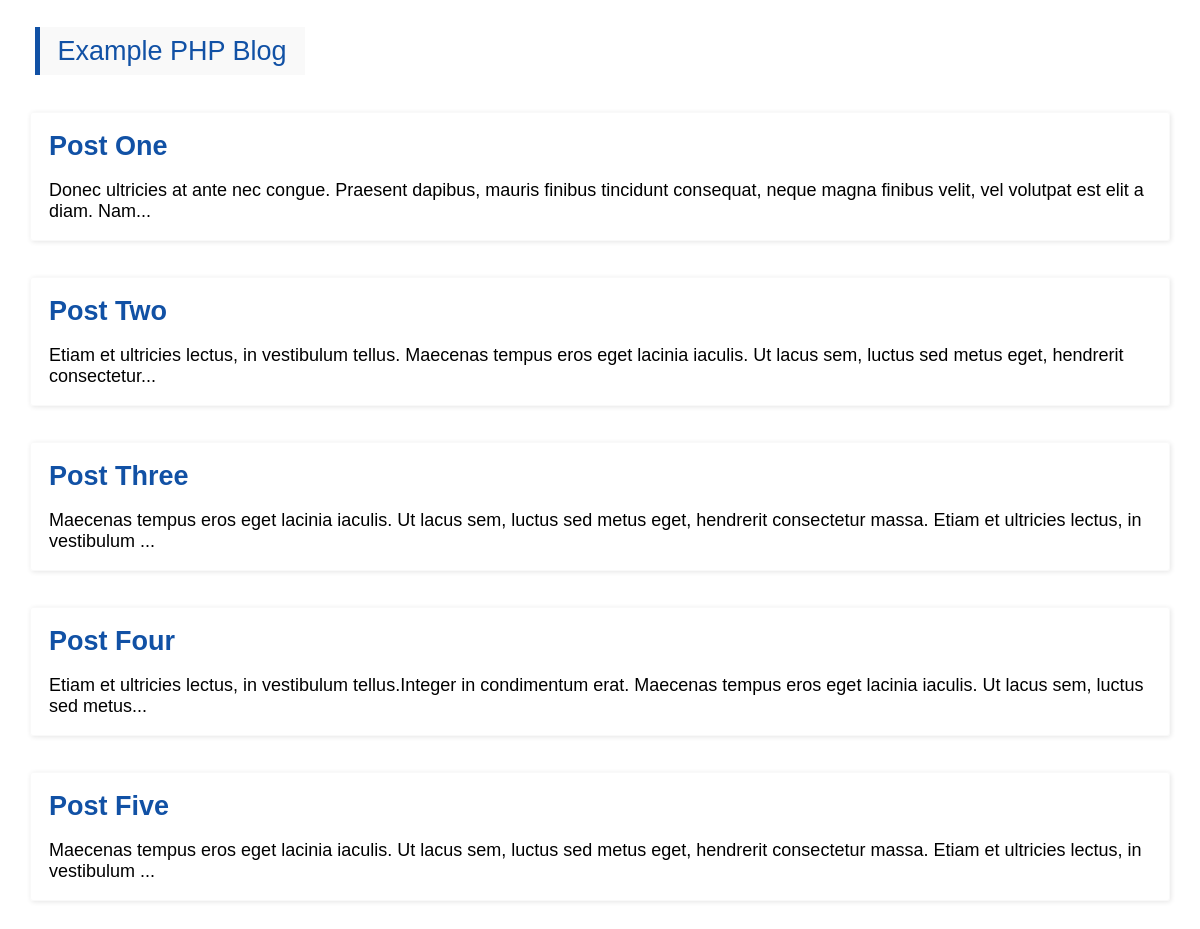
The page / on the database its author committed.
### tables this page shows
CREATE TABLE "posts" (
	`id`	INTEGER NOT NULL PRIMARY KEY AUTOINCREMENT UNIQUE,
	`title`	TEXT NOT NULL,
	`slug`	TEXT NOT NULL UNIQUE,
	`content`	BLOB
);

### app/utilities/helpers.php (called while the page is built)
<?php
function view(string $name, $data = [])
{
    extract($data);
    return require "app/views/{$name}.php";
}

### app/controllers/Posts.php (called while the page is built, shortened)
<?php
class Posts
{
    public static function index()
    {
        $posts = Post::all();
        return view('index', compact('posts'));
    }
}

### app/Router.php (called while the page is built, shortened)
<?php
trait Router
{
    public $routes = [];
    public $controllers = __NAMESPACE__ . '\Controllers';
    public function get(string $uri, string $controller) : void
    {
        $this->routes[] = ['GET', $uri, $controller];
    }
    public function run()
    {
        $match = $this->exactMatch() ?: $this->wildcardMatch();
        if ($match) {
            return $this->load(...explode('@', $match));
        }
        throw new Exception('Undefined route');
    }
    public function exactMatch()
    {
        foreach($this->routes as [$method, $uri, $controller]) {
            if ($method === Request::method() && $uri === Request::uri()) {
                $exactMatch = $controller;
                break;
            }
        }
        return $exactMatch ?? false;
    }
    protected function load(string $controller, string $action, ...$vars)
    {
        $controller = "{$this->controllers}\\{$controller}";
        $class = new $controller;
        if (method_exists($class, $action)) {
            return $class->$action(...$vars);
        }
        throw new Exception("{$action} method not define on {$controller}");
    }
}

### index.php (called while the page is built, shortened)
<?php
$app = new App();
$app->get('/', 'Posts@index');
$app->get('/posts/:slug', 'Posts@show');
$app->run();

### app/App.php (called while the page is built, shortened)
<?php
class App
{
    protected static $store = [];
    public static function bind(string $key, $value) : void
    {
        static::$store[$key] = $value;
    }
    public static function use(string $key)
    {
        if (array_key_exists($key, static::$store)) {
            return static::$store[$key];
        }
        throw new Exception("{$key} not bound to app");
    }
}

### app/Database.php (called while the page is built, shortened)
<?php
class Database
{
    protected $pdo;
    protected $table;
    public function __construct($pdo)
    {
        $this->pdo = $pdo;
    }
    public function select(string $table) : self
    {
        $this->table = $table;
        return $this;
    }
    public function all() : array
    {
        $statement = $this->pdo->prepare("select * from {$this->table}");
        $statement->execute();
        return $statement->fetchAll(PDO::FETCH_CLASS);
    }
}

### app/models/Post.php (called while the page is built, shortened)
<?php
class Post
{
    public static function all()
    {
        return App::use('database')->select('posts')->all();
    }
}

### app/views/index.php (the view)
<?php include 'partials/header.php'; ?>
    <div class="row posts">
        <?php foreach ($posts as $post) : ?>
            <div class="post">
                <h2 class="post-title"><a href="/posts/<?= $post->slug; ?>"><?= $post->title; ?></a></h2>
                <p class="post-content"><?= substr($post->content, 0, 150); ?>...</p>
            </div>
        <?php endforeach; ?>
    </div>
<?php include 'partials/footer.php';

### app/views/partials/header.php (shortened to what this page needs)
<!DOCTYPE html>
<html lang="en">
<head>
    <link rel="stylesheet" href="/assets/styles/style.css">
</head>
<body>
    <div class="container">
        <header class="row">
            <a href="/" class="logo">Example PHP Blog</a>
        </header>

### app/views/partials/footer.php
        </div>
    </body>
</html>

### assets/styles/style.css (style rules this page uses)
html { font-size: 18px; font-family: Arial, Helvetica, sans-serif; box-sizing: border-box; }
*, *:before, *:after { box-sizing: inherit; }
a { color: #1151a5; text-decoration: none; }
.logo { font-size: 1.5rem; border-left: 5px solid; padding: 0.5rem 1rem; margin-left: 0.25rem; background: rgba(0, 0, 0, 0.025); }
.container { margin: 2rem auto; max-width: 1140px; }
.row { margin-bottom: 2.5rem; }
.post { padding: 1rem; margin-bottom: 2rem; border-radius: 3px; border: 1px solid rgba(0, 0, 0, 0.025); box-shadow: 1px 1px 5px rgba(0, 0, 0, 0.1); }
.post-title { margin: 0 0 0.5rem; }
.post-content { margin-bottom: 0; }

### rows shown on the page
posts: title "Post One", content "Donec ultricies at ante nec congue. Praesent dapibus, mauris finibus tincidunt consequat, neque magna finibus velit, vel volutpat est elit a diam. Nam"
posts: title "Post Two", content "Etiam et ultricies lectus, in vestibulum tellus. Maecenas tempus eros eget lacinia iaculis. Ut lacus sem, luctus sed metus eget, hendrerit consectetur"
posts: title "Post Three", content "Maecenas tempus eros eget lacinia iaculis. Ut lacus sem, luctus sed metus eget, hendrerit consectetur massa. Etiam et ultricies lectus, in vestibulum"
posts: title "Post Four", content "Etiam et ultricies lectus, in vestibulum tellus.Integer in condimentum erat. Maecenas tempus eros eget lacinia iaculis. Ut lacus sem, luctus sed metus"
posts: title "Post Five", content "Maecenas tempus eros eget lacinia iaculis. Ut lacus sem, luctus sed metus eget, hendrerit consectetur massa. Etiam et ultricies lectus, in vestibulum"
